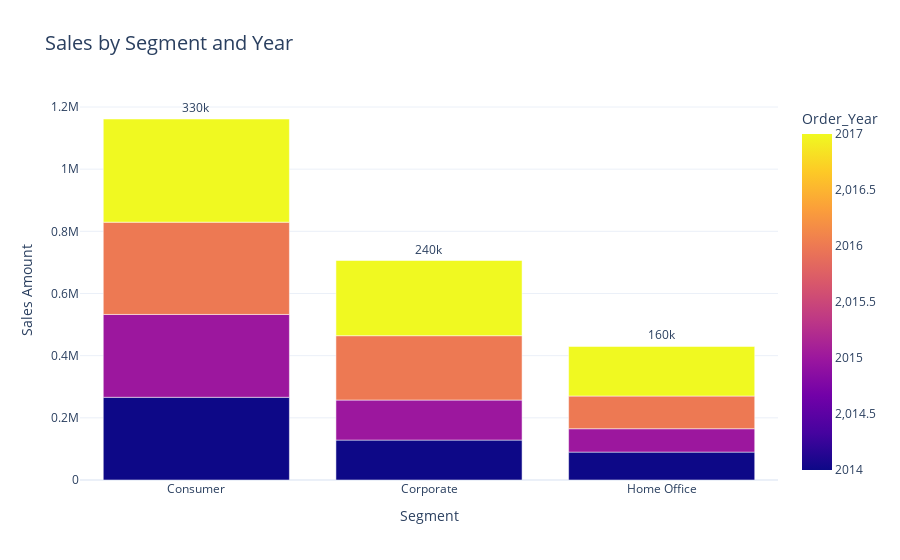

Here is the notebook cell this chart was saved with:
### Markdown cell above
# SALES BY SEGMENT & YEAR

### Code cell
sales_by_segment_year = data.groupby(['Order_Year', 'Segment'])['Sales'].sum().reset_index()

fig = px.bar(sales_by_segment_year,
             x='Segment',
             y='Sales',
             color='Order_Year',
             barmode='group',
             title='Sales by Segment and Year',
             text='Sales',
             color_discrete_sequence=px.colors.qualitative.Set2)

fig.update_traces(texttemplate='%{text:.2s}', textposition='outside')
fig.update_layout(title_font=dict(size=20), yaxis_title='Sales Amount', xaxis_title='Segment')
fig.show()

### Figure 1 — Plotly figure (JSON) as saved in the notebook; plotly's stock layout.template omitted (floating-point values rounded to 4 significant figures)
{"data": [{"alignmentgroup": "True", "hovertemplate": "Segment=%{x}<br>Sales=%{text}<br>Order_Year=%{marker.color}<extra></extra>", "legendgroup": "", "marker": {"color": [2014, 2014, 2014, 2015, 2015, 2015, 2016, 2016, 2016, 2017, 2017, 2017], "coloraxis": "coloraxis", "pattern": {"shape": ""}}, "name": "", "offsetgroup": "", "orientation": "v", "showlegend": false, "text": [266100.0, 128400.0, 89720.0, 266500.0, 128800.0, 75240.0, 296900.0, 207100.0, 105200.0, 331900.0, 241800.0, 159500.0], "textposition": "outside", "texttemplate": "%{text:.2s}", "type": "bar", "x": ["Consumer", "Corporate", "Home Office", "Consumer", "Corporate", "Home Office", "Consumer", "Corporate", "Home Office", "Consumer", "Corporate", "Home Office"], "xaxis": "x", "y": [266100.0, 128400.0, 89720.0, 266500.0, 128800.0, 75240.0, 296900.0, 207100.0, 105200.0, 331900.0, 241800.0, 159500.0], "yaxis": "y"}], "layout": {"barmode": "group", "coloraxis": {"colorbar": {"title": {"text": "Order_Year"}}, "colorscale": [[0, "#0d0887"], [0.1111, "#46039f"], [0.2222, "#7201a8"], [0.3333, "#9c179e"], [0.4444, "#bd3786"], [0.5556, "#d8576b"], [0.6667, "#ed7953"], [0.7778, "#fb9f3a"], [0.8889, "#fdca26"], [1, "#f0f921"]]}, "legend": {"tracegroupgap": 0}, "title": {"font": {"size": 20}, "text": "Sales by Segment and Year"}, "xaxis": {"anchor": "y", "domain": [0, 1], "title": {"text": "Segment"}}, "yaxis": {"anchor": "x", "domain": [0, 1], "title": {"text": "Sales Amount"}}}}
